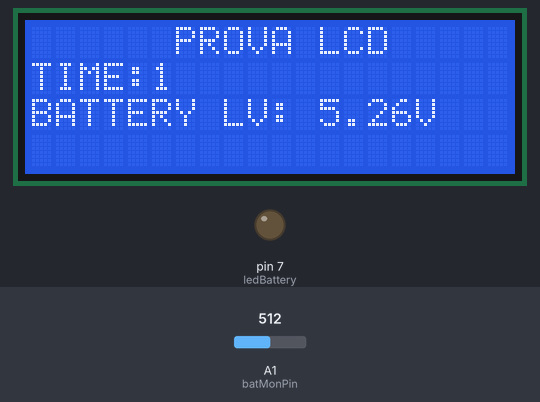
This sketch was run on a simulated Arduino Uno, built with avr-gcc and run on an emulated ATmega328P. Parts: 20×4 character LCD, output pins drawn as LEDs (lit = HIGH). Inputs (shaded band) come from the test bench; at power-on: A1 (batMonPin) = 512.

Above: at 1.6 s.
1.7 s: A1 (batMonPin) set to 716
At 2.3 s:
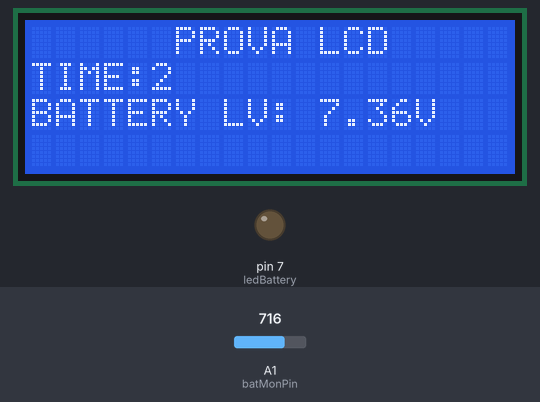
4.5 s: A1 (batMonPin) set to 900
At 5.8 s:
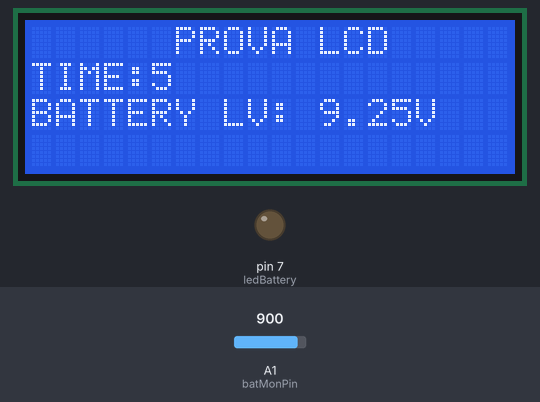
7.5 s: A1 (batMonPin) set to 1023
At 8.3 s:
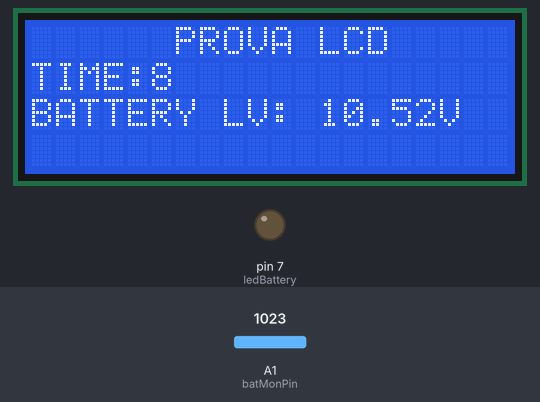
10.5 s: A1 (batMonPin) set to 989
At 11.8 s:
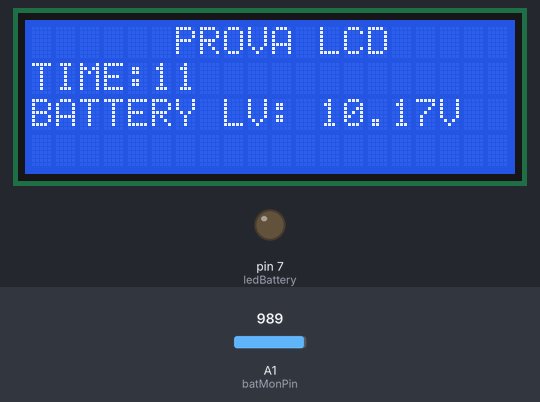
13.5 s: A1 (batMonPin) set to 958
At 14.3 s:
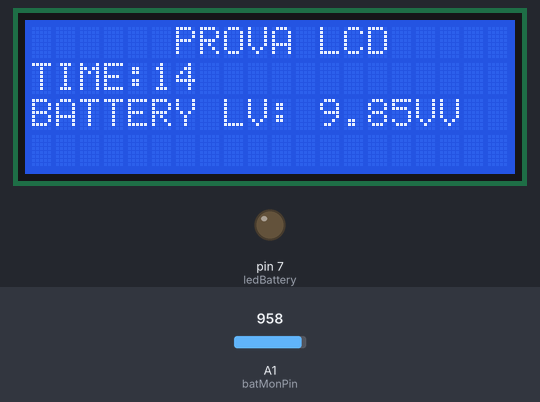
Timing chart, 0 to 16.5 s (numbered marks = the images above; inputs shaded):
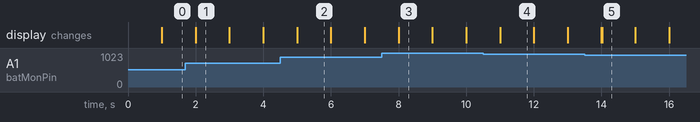

The sketch:

BatteriaLCD.ino
```cpp
#include <LiquidCrystal.h>

int batMonPin = A1;          // input pin for the divider
int val = 0;                // variable for the A/D value
float pinVoltage = 0;       // variable to hold the calculated voltage
float batteryVoltage = 0;
float ratio = 2.1065;        // Change this to match the MEASURED ration of the circuit
int ledBattery = 7;

long time;
long readBattery;

// initialize the library with the numbers of the interface pins
LiquidCrystal lcd(12, 11, 5, 4, 3, 2);

void setup() {
  pinMode(ledBattery,OUTPUT);
  // set up the LCD's number of columns and rows:
  lcd.begin(20, 4);
  // Print a message to the LCD.
  lcd.setCursor(6,0);
  lcd.print("PROVA LCD");
  lcd.setCursor(0,1);
  lcd.print("TIME: ");
  lcd.setCursor(0,2);
  lcd.print("BATTERY LV: ");
}

void loop() {
  time = millis();
  // set the cursor to column 0, line 1
  // (note: line 1 is the second row, since counting begins with 0):
  lcd.setCursor(5, 1);
  // print the number of seconds since reset:
  lcd.print(time/1000);

  if(time>readBattery + 1000){
      readBattery=millis();
      checkBattery();
  }
}

void checkBattery(){
    val = analogRead(batMonPin);    // read the voltage on the divider

    pinVoltage = val * 0.00488;       //  Calculate the voltage on the A/D pin
                                      //  A reading of 1 for the A/D = 0.0048mV
                                      //  if we multiply the A/D reading by 0.00488 then
                                      //  we get the voltage on the pin.

    batteryVoltage = pinVoltage * ratio;    //  Use the ratio calculated for the voltage divider
                                            //  to calculate the battery voltage
    lcd.setCursor(12, 2);
    lcd.print(batteryVoltage);
    lcd.print("V");

    if(batteryVoltage < 10) ledBattery=HIGH;
}
```

Measured:
- the behaviour switches between 973 and 972 on A1 (batMonPin) (found by bisection; images 4 and 5)
- after the input at 13.5 s, the display: first differs from a run without the input after 0.52 s (image 5)
- what the display in image 5 shows lasts 1.0 s, from 14.0 s to 15.0 s
